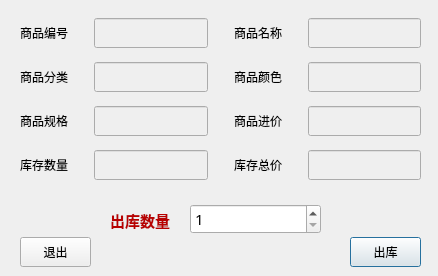
<?xml version="1.0" encoding="UTF-8"?>
<ui version="4.0">
 <class>DialogInOutGoods</class>
 <widget class="QDialog" name="DialogInOutGoods">
  <property name="geometry">
   <rect>
    <x>0</x>
    <y>0</y>
    <width>438</width>
    <height>276</height>
   </rect>
  </property>
  <property name="minimumSize">
   <size>
    <width>438</width>
    <height>276</height>
   </size>
  </property>
  <property name="maximumSize">
   <size>
    <width>438</width>
    <height>276</height>
   </size>
  </property>
  <property name="windowTitle">
   <string>货品出库</string>
  </property>
  <widget class="QLabel" name="label_inout">
   <property name="geometry">
    <rect>
     <x>110</x>
     <y>205</y>
     <width>71</width>
     <height>30</height>
    </rect>
   </property>
   <property name="minimumSize">
    <size>
     <width>0</width>
     <height>30</height>
    </size>
   </property>
   <property name="font">
    <font>
     <family>Aharoni</family>
     <pointsize>11</pointsize>
     <weight>75</weight>
     <bold>true</bold>
    </font>
   </property>
   <property name="styleSheet">
    <string notr="true">color: rgb(184, 0, 0);</string>
   </property>
   <property name="text">
    <string>出库数量</string>
   </property>
  </widget>
  <widget class="QPushButton" name="pushButton_ok">
   <property name="geometry">
    <rect>
     <x>350</x>
     <y>237</y>
     <width>71</width>
     <height>30</height>
    </rect>
   </property>
   <property name="minimumSize">
    <size>
     <width>0</width>
     <height>30</height>
    </size>
   </property>
   <property name="text">
    <string>出库</string>
   </property>
  </widget>
  <widget class="QPushButton" name="pushButton_exit">
   <property name="geometry">
    <rect>
     <x>20</x>
     <y>237</y>
     <width>71</width>
     <height>30</height>
    </rect>
   </property>
   <property name="minimumSize">
    <size>
     <width>0</width>
     <height>30</height>
    </size>
   </property>
   <property name="text">
    <string>退出</string>
   </property>
  </widget>
  <widget class="QSpinBox" name="spinBox">
   <property name="geometry">
    <rect>
     <x>190</x>
     <y>204</y>
     <width>131</width>
     <height>30</height>
    </rect>
   </property>
   <property name="minimumSize">
    <size>
     <width>0</width>
     <height>30</height>
    </size>
   </property>
   <property name="font">
    <font>
     <family>SimSun-ExtB</family>
     <pointsize>11</pointsize>
    </font>
   </property>
   <property name="minimum">
    <number>1</number>
   </property>
   <property name="maximum">
    <number>999</number>
   </property>
  </widget>
  <widget class="QWidget" name="">
   <property name="geometry">
    <rect>
     <x>20</x>
     <y>10</y>
     <width>401</width>
     <height>181</height>
    </rect>
   </property>
   <layout class="QGridLayout" name="gridLayout">
    <property name="horizontalSpacing">
     <number>26</number>
    </property>
    <item row="0" column="0">
     <widget class="QLabel" name="label">
      <property name="text">
       <string>商品编号</string>
      </property>
     </widget>
    </item>
    <item row="0" column="1">
     <widget class="QLineEdit" name="lineEdit_id">
      <property name="enabled">
       <bool>false</bool>
      </property>
      <property name="minimumSize">
       <size>
        <width>0</width>
        <height>30</height>
       </size>
      </property>
     </widget>
    </item>
    <item row="0" column="2">
     <widget class="QLabel" name="label_2">
      <property name="text">
       <string>商品名称</string>
      </property>
     </widget>
    </item>
    <item row="0" column="3">
     <widget class="QLineEdit" name="lineEdit_name">
      <property name="enabled">
       <bool>false</bool>
      </property>
      <property name="minimumSize">
       <size>
        <width>0</width>
        <height>30</height>
       </size>
      </property>
     </widget>
    </item>
    <item row="1" column="0">
     <widget class="QLabel" name="label_3">
      <property name="text">
       <string>商品分类</string>
      </property>
     </widget>
    </item>
    <item row="1" column="1">
     <widget class="QLineEdit" name="lineEdit_type">
      <property name="enabled">
       <bool>false</bool>
      </property>
      <property name="minimumSize">
       <size>
        <width>0</width>
        <height>30</height>
       </size>
      </property>
     </widget>
    </item>
    <item row="1" column="2">
     <widget class="QLabel" name="label_5">
      <property name="text">
       <string>商品颜色</string>
      </property>
     </widget>
    </item>
    <item row="1" column="3">
     <widget class="QLineEdit" name="lineEdit_color">
      <property name="enabled">
       <bool>false</bool>
      </property>
      <property name="minimumSize">
       <size>
        <width>0</width>
        <height>30</height>
       </size>
      </property>
     </widget>
    </item>
    <item row="2" column="0">
     <widget class="QLabel" name="label_4">
      <property name="text">
       <string>商品规格</string>
      </property>
     </widget>
    </item>
    <item row="2" column="1">
     <widget class="QLineEdit" name="lineEdit_format">
      <property name="enabled">
       <bool>false</bool>
      </property>
      <property name="minimumSize">
       <size>
        <width>0</width>
        <height>30</height>
       </size>
      </property>
     </widget>
    </item>
    <item row="2" column="2">
     <widget class="QLabel" name="label_7">
      <property name="text">
       <string>商品进价</string>
      </property>
     </widget>
    </item>
    <item row="2" column="3">
     <widget class="QLineEdit" name="lineEdit_in_price">
      <property name="enabled">
       <bool>false</bool>
      </property>
      <property name="minimumSize">
       <size>
        <width>0</width>
        <height>30</height>
       </size>
      </property>
     </widget>
    </item>
    <item row="3" column="0">
     <widget class="QLabel" name="label_6">
      <property name="text">
       <string>库存数量</string>
      </property>
     </widget>
    </item>
    <item row="3" column="1">
     <widget class="QLineEdit" name="lineEdit_num">
      <property name="enabled">
       <bool>false</bool>
      </property>
      <property name="minimumSize">
       <size>
        <width>0</width>
        <height>30</height>
       </size>
      </property>
     </widget>
    </item>
    <item row="3" column="2">
     <widget class="QLabel" name="label_8">
      <property name="text">
       <string>库存总价</string>
      </property>
     </widget>
    </item>
    <item row="3" column="3">
     <widget class="QLineEdit" name="lineEdit_totle">
      <property name="enabled">
       <bool>false</bool>
      </property>
      <property name="minimumSize">
       <size>
        <width>0</width>
        <height>30</height>
       </size>
      </property>
     </widget>
    </item>
   </layout>
  </widget>
 </widget>
 <resources/>
 <connections/>
</ui>
